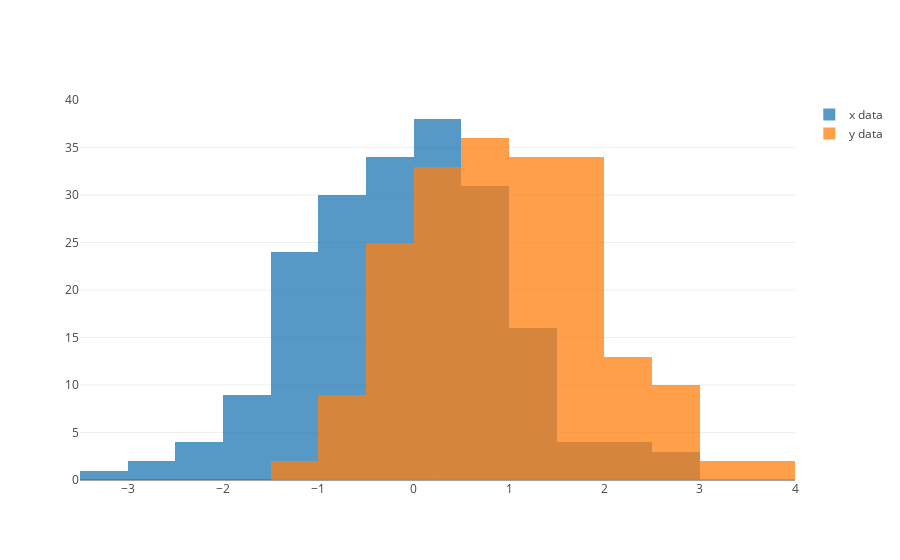

The cell this chart's notebook holds for it:
### Markdown cell above
### Overlay histogram

### Code cell
# Overlay graph

# Generate two histogram traces
trace0 = go.Histogram(
    x = df["x"],
    opacity=0.75,
    name = "x data"
)
trace1 = go.Histogram(
    x = df["y"],
    opacity=0.75,
    name = "y data"
)

# Combine the two histogram by putting them it a list
data = [trace0, trace1]

# Create a layout
layout = go.Layout(barmode='overlay')

# Generate figure
fig = go.Figure(data=data, layout=layout)

# Show the figure
py.iplot(fig)

### Figure 1 — Plotly figure (JSON) as saved in the notebook; plotly's stock layout.template omitted (floating-point values rounded to 4 significant figures; data arrays with more than 128 entries replaced by an {"elided": "..."} marker saying what was removed)
{"data": [{"name": "x data", "opacity": 0.75, "type": "histogram", "x": {"elided": "200 float values"}}, {"name": "y data", "opacity": 0.75, "type": "histogram", "x": {"elided": "200 float values"}}], "layout": {"barmode": "overlay"}}
